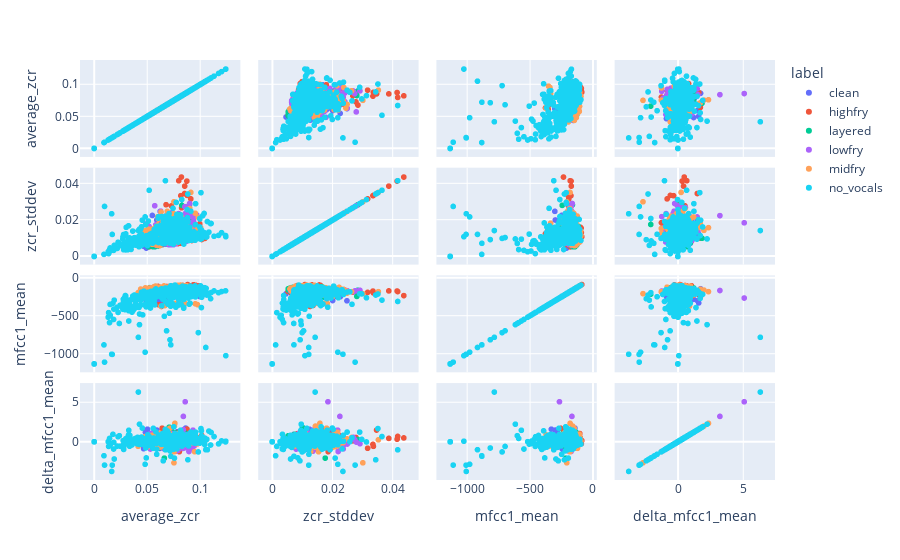

Source (notebook cell):
### Markdown cell above
## Plot scatter plot of features

### Code cell
import plotly.express as px
fig = px.scatter_matrix(undersampled_data[['label', 'average_zcr',
       'zcr_stddev', 'mfcc1_mean', 'mfcc2_mean', 'mfcc3_mean',
       'mfcc4_mean', 'mfcc5_mean', 'mfcc6_mean', 'mfcc7_mean', 'mfcc8_mean',
       'mfcc9_mean', 'mfcc10_mean', 'mfcc11_mean', 'mfcc12_mean',
       'mfcc13_mean', 'mfcc1_std', 'mfcc2_std', 'mfcc3_std', 'mfcc4_std',
       'mfcc5_std', 'mfcc6_std', 'mfcc7_std', 'mfcc8_std', 'mfcc9_std',
       'mfcc10_std', 'mfcc11_std', 'mfcc12_std', 'mfcc13_std',
       'delta_mfcc1_mean', 'delta_mfcc2_mean', 'delta_mfcc3_mean',
       'delta_mfcc4_mean', 'delta_mfcc5_mean', 'delta_mfcc6_mean',
       'delta_mfcc7_mean', 'delta_mfcc8_mean', 'delta_mfcc9_mean',
       'delta_mfcc10_mean', 'delta_mfcc11_mean', 'delta_mfcc12_mean',
       'delta_mfcc13_mean', 'delta_mfcc1_std', 'delta_mfcc2_std',
       'delta_mfcc3_std', 'delta_mfcc4_std', 'delta_mfcc5_std',
       'delta_mfcc6_std', 'delta_mfcc7_std', 'delta_mfcc8_std',
       'delta_mfcc9_std', 'delta_mfcc10_std', 'delta_mfcc11_std',
       'delta_mfcc12_std', 'delta_mfcc13_std']],dimensions=["average_zcr", "zcr_stddev", "mfcc1_mean", "delta_mfcc1_mean"],color='label')
fig.show()

### Figure 1 — Plotly figure (JSON) as saved in the notebook; plotly's stock layout.template omitted (floating-point values rounded to 4 significant figures; data arrays with more than 128 entries replaced by an {"elided": "..."} marker saying what was removed)
{"data": [{"dimensions": [{"axis": {"matches": true}, "label": "average_zcr", "values": {"elided": "555 float values"}}, {"axis": {"matches": true}, "label": "zcr_stddev", "values": {"elided": "555 float values"}}, {"axis": {"matches": true}, "label": "mfcc1_mean", "values": {"elided": "555 float values"}}, {"axis": {"matches": true}, "label": "delta_mfcc1_mean", "values": {"elided": "555 float values"}}], "hovertemplate": "label=clean<br>%{xaxis.title.text}=%{x}<br>%{yaxis.title.text}=%{y}<extra></extra>", "legendgroup": "clean", "marker": {"color": "#636efa", "symbol": "circle"}, "name": "clean", "showlegend": true, "type": "splom"}, {"dimensions": [{"axis": {"matches": true}, "label": "average_zcr", "values": {"elided": "555 float values"}}, {"axis": {"matches": true}, "label": "zcr_stddev", "values": {"elided": "555 float values"}}, {"axis": {"matches": true}, "label": "mfcc1_mean", "values": {"elided": "555 float values"}}, {"axis": {"matches": true}, "label": "delta_mfcc1_mean", "values": {"elided": "555 float values"}}], "hovertemplate": "label=highfry<br>%{xaxis.title.text}=%{x}<br>%{yaxis.title.text}=%{y}<extra></extra>", "legendgroup": "highfry", "marker": {"color": "#EF553B", "symbol": "circle"}, "name": "highfry", "showlegend": true, "type": "splom"}, {"dimensions": [{"axis": {"matches": true}, "label": "average_zcr", "values": {"elided": "555 float values"}}, {"axis": {"matches": true}, "label": "zcr_stddev", "values": {"elided": "555 float values"}}, {"axis": {"matches": true}, "label": "mfcc1_mean", "values": {"elided": "555 float values"}}, {"axis": {"matches": true}, "label": "delta_mfcc1_mean", "values": {"elided": "555 float values"}}], "hovertemplate": "label=layered<br>%{xaxis.title.text}=%{x}<br>%{yaxis.title.text}=%{y}<extra></extra>", "legendgroup": "layered", "marker": {"color": "#00cc96", "symbol": "circle"}, "name": "layered", "showlegend": true, "type": "splom"}, {"dimensions": [{"axis": {"matches": true}, "label": "average_zcr", "values": {"elided": "555 float values"}}, {"axis": {"matches": true}, "label": "zcr_stddev", "values": {"elided": "555 float values"}}, {"axis": {"matches": true}, "label": "mfcc1_mean", "values": {"elided": "555 float values"}}, {"axis": {"matches": true}, "label": "delta_mfcc1_mean", "values": {"elided": "555 float values"}}], "hovertemplate": "label=lowfry<br>%{xaxis.title.text}=%{x}<br>%{yaxis.title.text}=%{y}<extra></extra>", "legendgroup": "lowfry", "marker": {"color": "#ab63fa", "symbol": "circle"}, "name": "lowfry", "showlegend": true, "type": "splom"}, {"dimensions": [{"axis": {"matches": true}, "label": "average_zcr", "values": {"elided": "555 float values"}}, {"axis": {"matches": true}, "label": "zcr_stddev", "values": {"elided": "555 float values"}}, {"axis": {"matches": true}, "label": "mfcc1_mean", "values": {"elided": "555 float values"}}, {"axis": {"matches": true}, "label": "delta_mfcc1_mean", "values": {"elided": "555 float values"}}], "hovertemplate": "label=midfry<br>%{xaxis.title.text}=%{x}<br>%{yaxis.title.text}=%{y}<extra></extra>", "legendgroup": "midfry", "marker": {"color": "#FFA15A", "symbol": "circle"}, "name": "midfry", "showlegend": true, "type": "splom"}, {"dimensions": [{"axis": {"matches": true}, "label": "average_zcr", "values": {"elided": "555 float values"}}, {"axis": {"matches": true}, "label": "zcr_stddev", "values": {"elided": "555 float values"}}, {"axis": {"matches": true}, "label": "mfcc1_mean", "values": {"elided": "555 float values"}}, {"axis": {"matches": true}, "label": "delta_mfcc1_mean", "values": {"elided": "555 float values"}}], "hovertemplate": "label=no_vocals<br>%{xaxis.title.text}=%{x}<br>%{yaxis.title.text}=%{y}<extra></extra>", "legendgroup": "no_vocals", "marker": {"color": "#19d3f3", "symbol": "circle"}, "name": "no_vocals", "showlegend": true, "type": "splom"}], "layout": {"dragmode": "select", "legend": {"title": {"text": "label"}, "tracegroupgap": 0}, "margin": {"t": 60}}}
